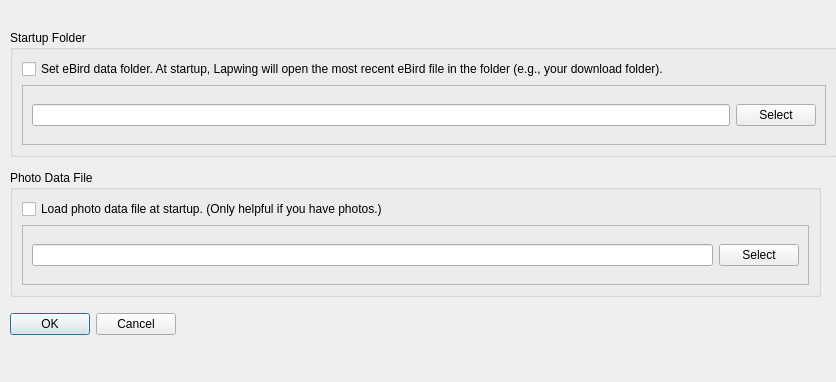
<?xml version="1.0" encoding="UTF-8"?>
<ui version="4.0">
 <class>frmPreferences</class>
 <widget class="QWidget" name="frmPreferences">
  <property name="geometry">
   <rect>
    <x>0</x>
    <y>0</y>
    <width>836</width>
    <height>382</height>
   </rect>
  </property>
  <property name="sizePolicy">
   <sizepolicy hsizetype="Preferred" vsizetype="Preferred">
    <horstretch>0</horstretch>
    <verstretch>0</verstretch>
   </sizepolicy>
  </property>
  <property name="minimumSize">
   <size>
    <width>200</width>
    <height>300</height>
   </size>
  </property>
  <property name="sizeIncrement">
   <size>
    <width>0</width>
    <height>0</height>
   </size>
  </property>
  <property name="windowTitle">
   <string>Preferences</string>
  </property>
  <property name="windowIcon">
   <iconset resource="icons.qrc">
    <normaloff>:/icon_lapwing_small.png</normaloff>:/icon_lapwing_small.png</iconset>
  </property>
  <widget class="QGroupBox" name="grpStartupFolder">
   <property name="geometry">
    <rect>
     <x>10</x>
     <y>30</y>
     <width>828</width>
     <height>127</height>
    </rect>
   </property>
   <property name="sizePolicy">
    <sizepolicy hsizetype="Expanding" vsizetype="Expanding">
     <horstretch>0</horstretch>
     <verstretch>0</verstretch>
    </sizepolicy>
   </property>
   <property name="title">
    <string>Startup Folder</string>
   </property>
   <layout class="QVBoxLayout" name="verticalLayout_2">
    <item>
     <widget class="QCheckBox" name="chkStartupFolder">
      <property name="text">
       <string>Set eBird data folder. At startup, Lapwing will open the most recent eBird file in the folder (e.g., your download folder).</string>
      </property>
     </widget>
    </item>
    <item>
     <widget class="QFrame" name="frame">
      <property name="sizePolicy">
       <sizepolicy hsizetype="Expanding" vsizetype="Preferred">
        <horstretch>0</horstretch>
        <verstretch>0</verstretch>
       </sizepolicy>
      </property>
      <property name="frameShape">
       <enum>QFrame::StyledPanel</enum>
      </property>
      <property name="frameShadow">
       <enum>QFrame::Raised</enum>
      </property>
      <layout class="QHBoxLayout" name="horizontalLayout_2">
       <item>
        <widget class="QLineEdit" name="txtStartupFolder"/>
       </item>
       <item>
        <widget class="QPushButton" name="btnSelectStartupFolder">
         <property name="text">
          <string>Select</string>
         </property>
        </widget>
       </item>
      </layout>
     </widget>
    </item>
   </layout>
  </widget>
  <widget class="QDialogButtonBox" name="buttonBox">
   <property name="geometry">
    <rect>
     <x>10</x>
     <y>310</y>
     <width>166</width>
     <height>28</height>
    </rect>
   </property>
   <property name="standardButtons">
    <set>QDialogButtonBox::Cancel|QDialogButtonBox::Ok</set>
   </property>
  </widget>
  <widget class="QGroupBox" name="grpPhotoDataFile">
   <property name="geometry">
    <rect>
     <x>10</x>
     <y>170</y>
     <width>811</width>
     <height>127</height>
    </rect>
   </property>
   <property name="sizePolicy">
    <sizepolicy hsizetype="Expanding" vsizetype="Preferred">
     <horstretch>0</horstretch>
     <verstretch>0</verstretch>
    </sizepolicy>
   </property>
   <property name="title">
    <string>Photo Data File</string>
   </property>
   <layout class="QVBoxLayout" name="verticalLayout">
    <item>
     <widget class="QCheckBox" name="chkPhotoDataFile">
      <property name="text">
       <string>Load photo data file at startup. (Only helpful if you have photos.)</string>
      </property>
     </widget>
    </item>
    <item>
     <widget class="QFrame" name="frame_2">
      <property name="sizePolicy">
       <sizepolicy hsizetype="Expanding" vsizetype="Preferred">
        <horstretch>0</horstretch>
        <verstretch>0</verstretch>
       </sizepolicy>
      </property>
      <property name="frameShape">
       <enum>QFrame::StyledPanel</enum>
      </property>
      <property name="frameShadow">
       <enum>QFrame::Raised</enum>
      </property>
      <layout class="QHBoxLayout" name="horizontalLayout">
       <item>
        <widget class="QLineEdit" name="txtPhotoDataFile"/>
       </item>
       <item>
        <widget class="QPushButton" name="btnSelectPhotoDataFile">
         <property name="text">
          <string>Select</string>
         </property>
        </widget>
       </item>
      </layout>
     </widget>
    </item>
   </layout>
  </widget>
  <action name="actionSetDateFilter">
   <property name="text">
    <string>Set Filter to Date</string>
   </property>
  </action>
  <action name="actionSetLocationFilter">
   <property name="text">
    <string>Set Filter to Location</string>
   </property>
  </action>
  <action name="actionSetFirstDateFilter">
   <property name="text">
    <string>Set Filter to &quot;First&quot; Date</string>
   </property>
  </action>
  <action name="actionSetLastDateFilter">
   <property name="text">
    <string>Set Filter to &quot;Last&quot; Date</string>
   </property>
  </action>
  <action name="actionSetSpeciesFilter">
   <property name="text">
    <string>Set Filter to Species</string>
   </property>
  </action>
  <action name="actionSetCountryFilter">
   <property name="text">
    <string>Set Filter to Country</string>
   </property>
  </action>
  <action name="actionSetStateFilter">
   <property name="text">
    <string>Set Filter to State</string>
   </property>
  </action>
  <action name="actionSetCountyFilter">
   <property name="text">
    <string>Set Filter to County</string>
   </property>
  </action>
 </widget>
 <resources>
  <include location="icons.qrc"/>
 </resources>
 <connections/>
</ui>
